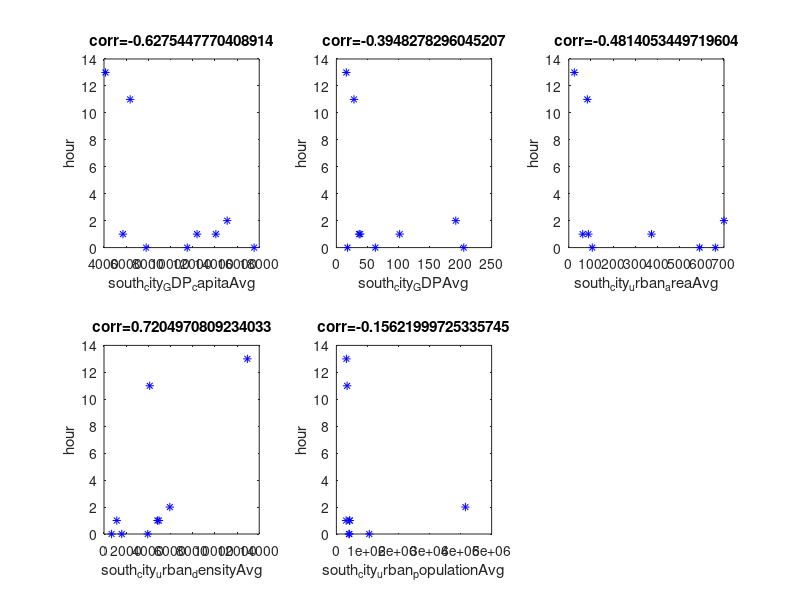

The MATLAB source for this figure:
function [  ] = South_hour(  )
load south_city_hour.txt;
load south_city_GDP_capitaAvg.txt;
load south_city_GDPAvg.txt;
load south_city_urban_areaAvg.txt; 
load south_city_urban_densityAvg.txt; 
load south_city_urban_populationAvg.txt;

subplot(231),plot(south_city_GDP_capitaAvg,south_city_hour,'b*');
xlabel('south_city_GDP_capitaAvg'),ylabel('hour');
title('corr=-0.6275447770408914');
subplot(232),plot(south_city_GDPAvg,south_city_hour,'b*');
xlabel('south_city_GDPAvg'),ylabel('hour');
title('corr=-0.3948278296045207');
subplot(233),plot(south_city_urban_areaAvg,south_city_hour,'b*');
xlabel('south_city_urban_areaAvg'),ylabel('hour');
title('corr=-0.4814053449719604');
subplot(234),plot(south_city_urban_densityAvg,south_city_hour,'b*');
xlabel('south_city_urban_densityAvg'),ylabel('hour');
title('corr=0.7204970809234033');
subplot(235),plot(south_city_urban_populationAvg,south_city_hour,'b*');
xlabel('south_city_urban_populationAvg'),ylabel('hour');
title('corr=-0.15621999725335745');

end

